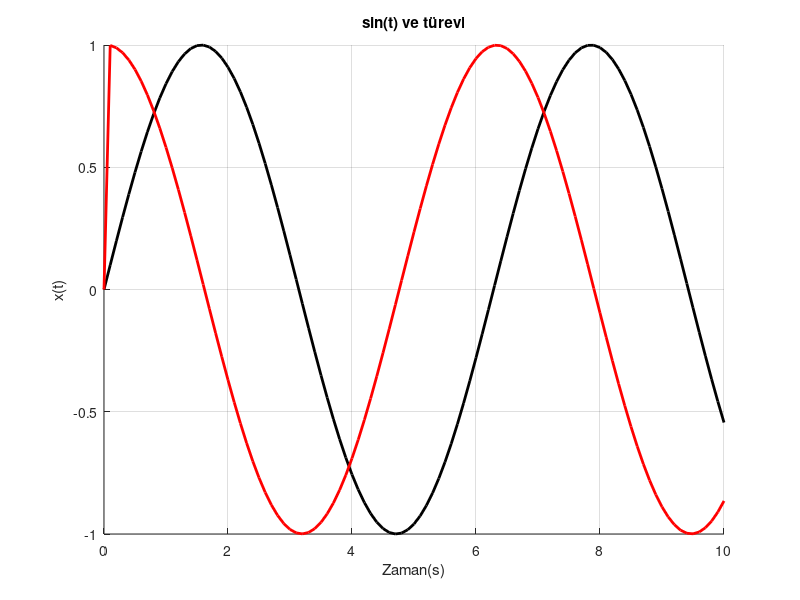

This chart was generated by the following MATLAB code: (Note: this script raises an error after producing the figure.)
clear;clc;

t=0:0.1:10;
xt=sin(t);
dxt=zeros(size(t));
T=t(2)-t(1);
for i=2:length(t)
    dxt(i)=(xt(i)-xt(i-1))/T;
end
figure(1);clf;hold on;grid on;xlabel("Zaman(s)");ylabel("x(t)");title("sin(t) ve türevi");
plot(t,xt,'k','LineWidth',2);
plot(t,dxt,'r','LineWidth',2);
print("../../img/"+"lec2_plot1.eps",'-depsc','-r150');

%%
t=0:1:10;
xt=sin(t);
dxt=zeros(size(t));
T=t(2)-t(1);
for i=2:length(t)
    dxt(i)=(xt(i)-xt(i-1))/T;
end
figure(1);clf;hold on;grid on;xlabel("Zaman(s)");ylabel("x(t)");title("sin(t) ve türevi");
plot(t,xt,'k','LineWidth',2);
plot(t,dxt,'r','LineWidth',2);
print("../../img/"+"lec2_plot2.eps",'-depsc','-r150');

%%%%%%%%%%%%%%%%%%%%%%%%%%%%%%%%%%%%%%%%%%%%%%%%%%%%%%%%%%%%%%%%%%%%%%%%%%%%%%%%%%%%%%%%%%%%%%
t=0:1:10;
xt=exp(-t);
q=zeros(size(t));
T=t(2)-t(1);
for i=2:length(t)
    q(i)=q(i-1)+xt(i-1)*T;
end
figure(1);clf;hold on;grid on;xlabel("Zaman(s)");ylabel("x(t)");title("exp(-t) ve integrali");
plot(t,xt,'k','LineWidth',2);
plot(t,q,'r','LineWidth',2);
print("../../img/"+"lec2_plot3.eps",'-depsc','-r150');
%%%%%%%%%%%%%%%%%%%%%%%%%%%%%%%%%%%%%%%%%%%%%%%%%%%%%%%%%%%%%%%%%%%%%%%%%%%%%%%%%%%%%%%%%%%%%%
T=1;
t=0:T:3;
xt=[1,2,-1,3];

tnew=0:0.01:4;
yt=zeros(size(tnew));
for i=1:length(t)
    for j=1:100
        yt(100*(i-1)+j)=xt(i);
    end
end
figure(1);clf;hold on;grid on;xlabel("Zaman(s)");ylabel("x(t)");title("ZOH örneği");
stem(t,xt,'k','LineWidth',2);
plot(tnew,yt,'r','LineWidth',2);
print("../../img/"+"lec2_plot4.eps",'-depsc','-r150');
%%%%%%%%%%%%%%%%%%%%%%%%%%%%%%%%%%%%%%%%%%%%%%%%%%%%%%%%%%%%%%%%%%%%%%%%%%%%%%%%%%%%%%%%%%%%%%
